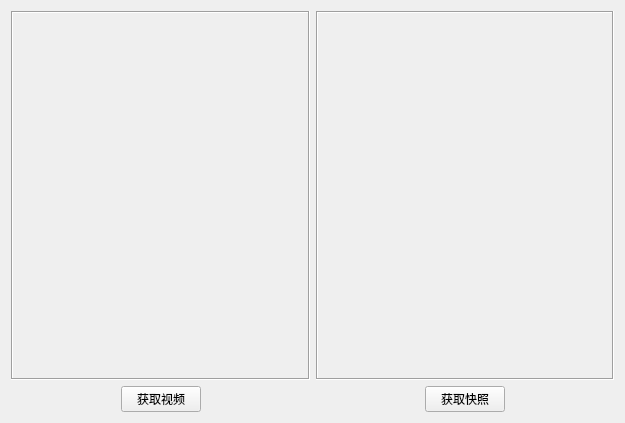
<?xml version="1.0" encoding="UTF-8"?>
<ui version="4.0">
 <class>Widget</class>
 <widget class="QWidget" name="Widget">
  <property name="geometry">
   <rect>
    <x>0</x>
    <y>0</y>
    <width>625</width>
    <height>423</height>
   </rect>
  </property>
  <property name="windowTitle">
   <string>远程视频监控系统</string>
  </property>
  <layout class="QGridLayout" name="gridLayout">
   <item row="0" column="0">
    <widget class="QLabel" name="labelMjpg">
     <property name="sizePolicy">
      <sizepolicy hsizetype="Preferred" vsizetype="Preferred">
       <horstretch>0</horstretch>
       <verstretch>1</verstretch>
      </sizepolicy>
     </property>
     <property name="frameShape">
      <enum>QFrame::Box</enum>
     </property>
     <property name="frameShadow">
      <enum>QFrame::Sunken</enum>
     </property>
     <property name="text">
      <string/>
     </property>
    </widget>
   </item>
   <item row="0" column="1">
    <widget class="QLabel" name="labelJpeg">
     <property name="frameShape">
      <enum>QFrame::Box</enum>
     </property>
     <property name="frameShadow">
      <enum>QFrame::Sunken</enum>
     </property>
     <property name="text">
      <string/>
     </property>
    </widget>
   </item>
   <item row="1" column="0">
    <layout class="QHBoxLayout" name="horizontalLayout">
     <item>
      <spacer name="horizontalSpacer">
       <property name="orientation">
        <enum>Qt::Horizontal</enum>
       </property>
       <property name="sizeHint" stdset="0">
        <size>
         <width>40</width>
         <height>20</height>
        </size>
       </property>
      </spacer>
     </item>
     <item>
      <widget class="QPushButton" name="btnMjpg">
       <property name="text">
        <string>获取视频</string>
       </property>
      </widget>
     </item>
     <item>
      <spacer name="horizontalSpacer_2">
       <property name="orientation">
        <enum>Qt::Horizontal</enum>
       </property>
       <property name="sizeHint" stdset="0">
        <size>
         <width>40</width>
         <height>20</height>
        </size>
       </property>
      </spacer>
     </item>
    </layout>
   </item>
   <item row="1" column="1">
    <layout class="QHBoxLayout" name="horizontalLayout_2">
     <item>
      <spacer name="horizontalSpacer_3">
       <property name="orientation">
        <enum>Qt::Horizontal</enum>
       </property>
       <property name="sizeHint" stdset="0">
        <size>
         <width>40</width>
         <height>20</height>
        </size>
       </property>
      </spacer>
     </item>
     <item>
      <widget class="QPushButton" name="btnJpeg">
       <property name="text">
        <string>获取快照</string>
       </property>
      </widget>
     </item>
     <item>
      <spacer name="horizontalSpacer_4">
       <property name="orientation">
        <enum>Qt::Horizontal</enum>
       </property>
       <property name="sizeHint" stdset="0">
        <size>
         <width>40</width>
         <height>20</height>
        </size>
       </property>
      </spacer>
     </item>
    </layout>
   </item>
  </layout>
 </widget>
 <resources/>
 <connections/>
</ui>
